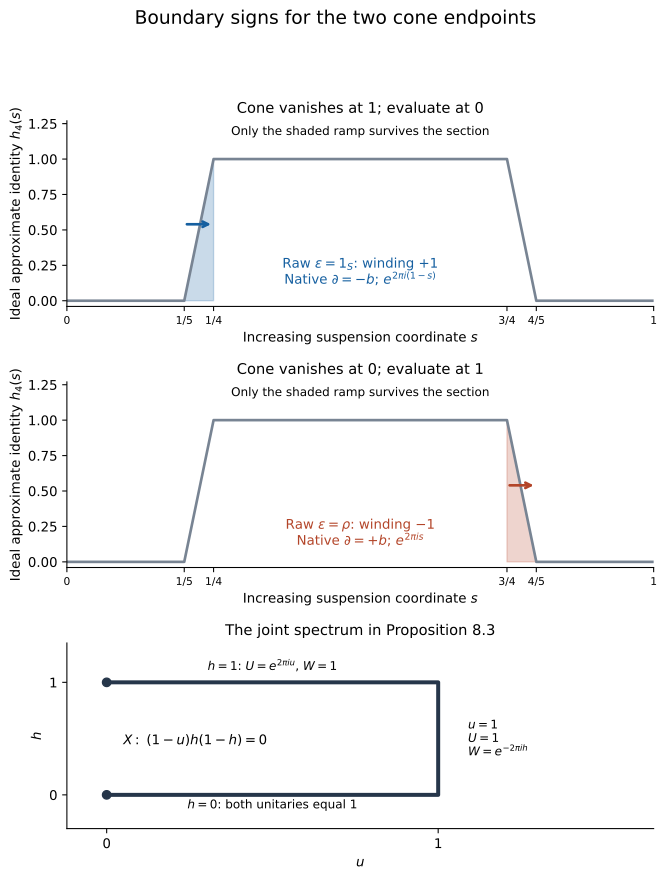

Generate this figure with Python:
from pathlib import Path
import numpy as np
import matplotlib
matplotlib.use('Agg')
import matplotlib.pyplot as plt

out=Path(__file__).resolve().parent
s=np.linspace(0,1,1601)
t=4
ht=np.where(s<1/(t+1),0,np.where(s<1/t,(s-1/(t+1))/(1/t-1/(t+1)),np.where(s<=1-1/t,1,np.where(s<=1-1/(t+1),(1-1/(t+1)-s)/(1/t-1/(t+1)),0))))
fig,ax=plt.subplots(3,1,figsize=(7.0,9.3))
for a,end,color in [(ax[0],0,'#155fa0'),(ax[1],1,'#b34529')]:
    a.plot(s,ht,color='#788493',lw=2,label=r'$h_4(s)$')
    lo,hi=(.2,.25) if end==0 else (.75,.8)
    mask=(s>=lo)&(s<=hi)
    a.fill_between(s[mask],0,ht[mask],color=color,alpha=.23)
    a.annotate('',xy=(hi,.54),xytext=(lo,.54),arrowprops={'arrowstyle':'->','lw':2,'color':color})
    a.set(xlim=(0,1),ylim=(-.04,1.27),xlabel=r'Increasing suspension coordinate $s$',ylabel=r'Ideal approximate identity $h_4(s)$')
    a.set_xticks([0,.2,.25,.75,.8,1],['0','1/5','1/4','3/4','4/5','1'])
    a.tick_params(axis='x',labelsize=8)
    a.spines[['top','right']].set_visible(False)
    a.text(.5,1.17,'Only the shaded ramp survives the section',ha='center',fontsize=9)
ax[0].set_title(r'Cone vanishes at 1; evaluate at 0',fontsize=11)
ax[0].text(.5,.12,r'Raw $\epsilon=1_S$: winding $+1$'+'\n'+r'Native $\partial=-b$; $e^{2\pi i(1-s)}$',ha='center',fontsize=10,color='#155fa0')
ax[1].set_title(r'Cone vanishes at 0; evaluate at 1',fontsize=11)
ax[1].text(.5,.12,r'Raw $\epsilon=\rho$: winding $-1$'+'\n'+r'Native $\partial=+b$; $e^{2\pi i s}$',ha='center',fontsize=10,color='#b34529')
a=ax[2]
a.plot([0,1,1,0],[0,0,1,1],color='#26364a',lw=3)
a.scatter([0,0],[0,1],s=40,c='#26364a')
a.text(.5,-.12,r'$h=0$: both unitaries equal 1',ha='center',fontsize=9)
a.text(.5,1.11,r'$h=1$: $U=e^{2\pi iu}$, $W=1$',ha='center',fontsize=9)
a.text(1.09,.5,r'$u=1$'+'\n'+r'$U=1$'+'\n'+r'$W=e^{-2\pi ih}$',va='center',fontsize=9)
a.text(.05,.45,r'$X:\ (1-u)h(1-h)=0$',fontsize=10)
a.set(xlim=(-.12,1.65),ylim=(-.3,1.35),xlabel=r'$u$',ylabel=r'$h$')
a.set_xticks([0,1]);a.set_yticks([0,1]);a.spines[['top','right']].set_visible(False)
a.set_title('The joint spectrum in Proposition 8.3',fontsize=11)
fig.suptitle('Boundary signs for the two cone endpoints',fontsize=14,y=.98)
fig.tight_layout(rect=[0,0,1,.93])
for ext in ['svg','png']:
    fig.savefig(out/f'KT-KK-21-cone-signs.{ext}',dpi=170,bbox_inches='tight',metadata={'Creator':'Original mathematical figure; CC0'})
print('Rendered KT-KK-21-cone-signs.svg and .png')
